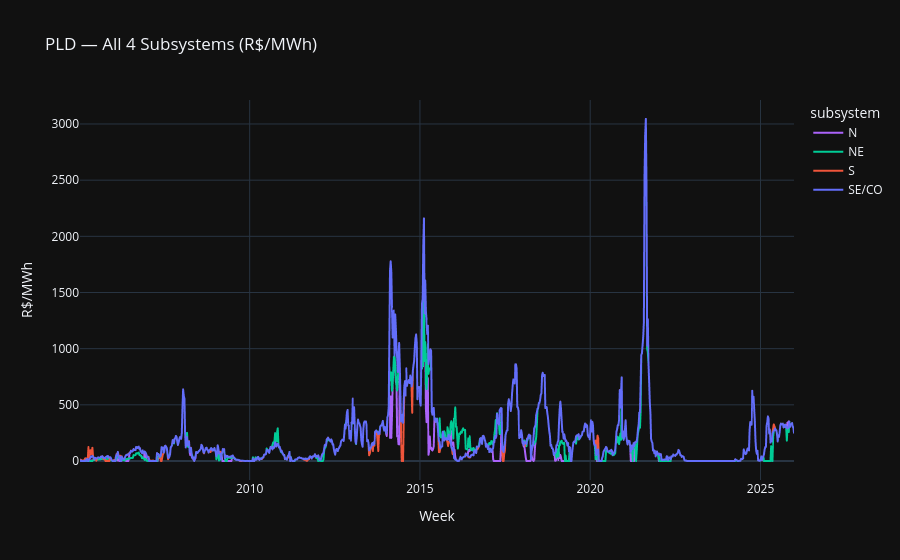

The cell this chart's notebook holds for it:
### Code cell
# Verify the IPEADATA_PLD_SERIES dict in etl/collect.py matches the codes above
# then plot all 4 subsystems
fig = px.line(pld_all, x='week_start', y='pld_brl_mwh', color='subsystem',
              title='PLD — All 4 Subsystems (R$/MWh)', template='plotly_dark',
              color_discrete_map={'SE/CO': '#636EFA', 'S': '#EF553B', 'NE': '#00CC96', 'N': '#AB63FA'})
fig.update_layout(xaxis_title='Week', yaxis_title='R$/MWh', hovermode='x unified')
fig.show()

### Figure 1 — Plotly figure (JSON) as saved in the notebook; plotly's stock layout.template omitted (floating-point values rounded to 4 significant figures; data arrays with more than 128 entries replaced by an {"elided": "..."} marker saying what was removed)
{"data": [{"hovertemplate": "subsystem=N<br>week_start=%{x}<br>pld_brl_mwh=%{y}<extra></extra>", "legendgroup": "N", "line": {"color": "#AB63FA", "dash": "solid"}, "marker": {"symbol": "circle"}, "mode": "lines", "name": "N", "showlegend": true, "type": "scattergl", "x": {"elided": "1095 str values"}, "xaxis": "x", "y": {"elided": "1095 float values"}, "yaxis": "y"}, {"hovertemplate": "subsystem=NE<br>week_start=%{x}<br>pld_brl_mwh=%{y}<extra></extra>", "legendgroup": "NE", "line": {"color": "#00CC96", "dash": "solid"}, "marker": {"symbol": "circle"}, "mode": "lines", "name": "NE", "showlegend": true, "type": "scattergl", "x": {"elided": "1095 str values"}, "xaxis": "x", "y": {"elided": "1095 float values"}, "yaxis": "y"}, {"hovertemplate": "subsystem=S<br>week_start=%{x}<br>pld_brl_mwh=%{y}<extra></extra>", "legendgroup": "S", "line": {"color": "#EF553B", "dash": "solid"}, "marker": {"symbol": "circle"}, "mode": "lines", "name": "S", "showlegend": true, "type": "scattergl", "x": {"elided": "1095 str values"}, "xaxis": "x", "y": {"elided": "1095 float values"}, "yaxis": "y"}, {"hovertemplate": "subsystem=SE/CO<br>week_start=%{x}<br>pld_brl_mwh=%{y}<extra></extra>", "legendgroup": "SE/CO", "line": {"color": "#636EFA", "dash": "solid"}, "marker": {"symbol": "circle"}, "mode": "lines", "name": "SE/CO", "showlegend": true, "type": "scattergl", "x": {"elided": "1095 str values"}, "xaxis": "x", "y": {"elided": "1095 float values"}, "yaxis": "y"}], "layout": {"hovermode": "x unified", "legend": {"title": {"text": "subsystem"}, "tracegroupgap": 0}, "title": {"text": "PLD — All 4 Subsystems (R$/MWh)"}, "xaxis": {"anchor": "y", "domain": [0, 1], "title": {"text": "Week"}}, "yaxis": {"anchor": "x", "domain": [0, 1], "title": {"text": "R$/MWh"}}}}
